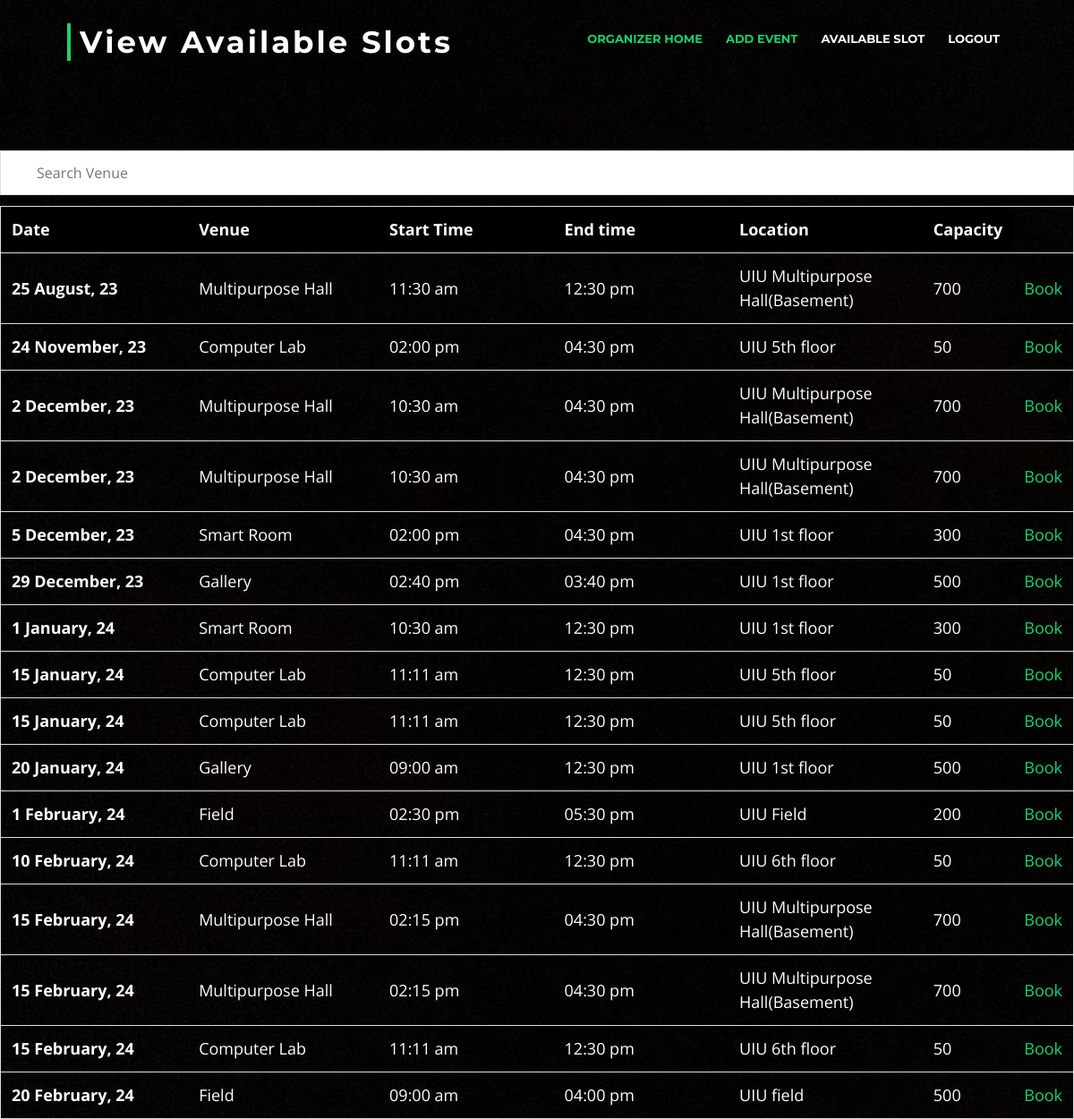
/viewslot.php, run on the app's committed database.
### tables this page shows
CREATE TABLE `slot` (
  `StartTime` time NOT NULL,
  `EndTime` time NOT NULL,
  `SlotID` int(11) NOT NULL,
  `EventDate` date NOT NULL,
  `VenueID` int(11) NOT NULL,
  `available` int(11) DEFAULT NULL
);

CREATE TABLE `venue_` (
  `VenueID` int(11) NOT NULL,
  `VenueName` varchar(100) NOT NULL,
  `VenueCapacity` int(11) NOT NULL,
  `VenueFileimg` varchar(100) DEFAULT NULL,
  `VenueLocation` varchar(100) NOT NULL
);

### viewslot.php (the view, shortened to what this page needs)
<?php
  $conn = mysqli_connect("localhost","root","","eventadministration") or die($conn);
?>
<!DOCTYPE html>
<html lang="en">
<head>
  <link href="lib/bootstrap/css/bootstrap.min.css" rel="stylesheet">
  <link href="lib/font-awesome/css/font-awesome.min.css" rel="stylesheet">
  <link href="lib/animate/animate.min.css" rel="stylesheet">
  <link href="lib/ionicons/css/ionicons.min.css" rel="stylesheet">
  <link href="lib/owlcarousel/assets/owl.carousel.min.css" rel="stylesheet">
  <link href="lib/lightbox/css/lightbox.min.css" rel="stylesheet">
  <link href="css/style.css" rel="stylesheet">
</head>
<body>
<br><br><br><br><br>
	<header id="header">
    <div class="container-fluid">
      <div id="logo" class="pull-left">
        <h1><a href="#intro" class="scrollto">View Available Slots</a></h1>
      </div>
      <?php
  $oid = $_GET["oid"];
    echo" <nav id='nav-menu-container'>
        <ul class='nav-menu'>
          <li class='menu-active'><a href='welcomeorganizer.php?oid=". $oid . "'>Organizer Home</a></li>
          <li class='menu-active'><a href='addevent.php?oid=". $oid . "'>Add Event</a></li>
          <li><a href='viewslot.php?oid=". $oid . "'>Available slot</a></li>
		  <li><a href='logout2.php'>Logout</a></li>
        </ul>
      </nav>";
      ?>
    </div>
	</header>
	<br><br>
  <input type="text" id="myInput" onkeyup="myFunction()" placeholder="Search Venue">
<table id="myTable">
  <tr class="header">
  <th style="width:20%;">Date</th>
    <th style="width:20%;">Venue</th>
    <th style="width:20%;">Start Time</th>
    <th style="width:20%;">End time</th>
    <th style="width:20%;">Location</th>
    <th style="width:20%;">Capacity</th>
  </tr>
  <?php
  $que = "SELECT EventDate,StartTime,EndTime,SlotID,VenueName,VenueLocation,VenueCapacity
  FROM slot join venue_ on slot.VenueID=venue_.VenueID
  WHERE available = 1
  order by EventDate asc";
  $res = mysqli_query($conn,$que);
  while($row = mysqli_fetch_assoc($res))
  {
    echo "<tr>
    <th scope='row'>". date('j F, y',strtotime($row['EventDate'])) . "</th>
    <td>". $row['VenueName'] . "</td>
    <td>". date('h:i a', strtotime($row['StartTime'])) . "</td>
    <td>". date('h:i a', strtotime($row['EndTime'])) . "</td>
    <td>". $row['VenueLocation'] . "</td>
    <td>". $row['VenueCapacity'] . "</td>
    <td>  <a href='bookevent.php?id=". $row['SlotID'] . "&oid=".$oid."'>Book</a> </td>
  </tr>";
  }
      ?>
</table>
</body>
</html>

### css/style.css (style rules this page uses)
body { color: #666666; font-family: "Open Sans", sans-serif; }
a { color: #18d26e; transition: 0.5s; }
h1, h2, h3, h4, h5, h6 { font-family: "Montserrat", sans-serif; font-weight: 400; margin: 0 0 20px 0; padding: 0; }
#header { padding: 30px 0; height: 92px; position: fixed; left: 0; top: 0; right: 0; transition: all 0.5s; z-index: 997; }
#header #logo { float: left; }
@media (min-width: 1024px) { #header #logo { padding-left: 60px; } }
#header #logo h1 { font-size: 34px; margin: 0; padding: 0; line-height: 1; font-family: "Montserrat", sans-serif; font-weight: 700; letter-spacing: 3px; }
#header #logo h1 a, #header #logo h1 a:hover { color: #fff; padding-left: 10px; border-left: 4px solid #18d26e; }
.nav-menu, .nav-menu * { margin: 0; padding: 0; list-style: none; }
.nav-menu li { position: relative; white-space: nowrap; }
.nav-menu > li { float: left; }
#nav-menu-container { float: right; margin: 0; }
@media (min-width: 1024px) { #nav-menu-container { padding-right: 60px; } }
.nav-menu a { padding: 0 8px 10px 8px; text-decoration: none; display: inline-block; color: #fff; font-family: "Montserrat", sans-serif; font-weight: 700; font-size: 13px; text-transform: uppercase; outline: none; }
.nav-menu li:hover > a, .nav-menu > .menu-active > a { color: #18d26e; }
.nav-menu > li { margin-left: 10px; }

### viewslot.php (style rules this page uses)
body { background: url("img/black.jpg"); background-size:cover; background-repeat:repeat-y; color:white; }
#myInput { background-image: url('/css/searchicon.png'); background-position: 10px 12px; background-repeat: no-repeat; width: 100%; font-size: 16px; padding: 12px 20px 12px 40px; border: 1px solid #ddd; margin-bottom: 12px; }
#myTable { border-collapse: collapse; width: 100%; border: 1px solid #ddd; font-size: 18px; }
#myTable th, #myTable td { text-align: left; padding: 12px; }
#myTable tr { border-bottom: 1px solid #ddd; }
#myTable tr.header, #myTable tr:hover { background-color: black; }

### data on the page
slot: EventDate "25 August, 23", VenueID.VenueName "Multipurpose Hall", StartTime "11:30 am", EndTime "12:30 pm", VenueID.VenueLocation "UIU Multipurpose Hall(Basement)", VenueID.VenueCapacity "700"
slot: EventDate "24 November, 23", VenueID.VenueName "Computer Lab", StartTime "02:00 pm", EndTime "04:30 pm", VenueID.VenueLocation "UIU 5th floor", VenueID.VenueCapacity "50"
slot: EventDate "2 December, 23", VenueID.VenueName "Multipurpose Hall", StartTime "10:30 am", EndTime "04:30 pm", VenueID.VenueLocation "UIU Multipurpose Hall(Basement)", VenueID.VenueCapacity "700"
slot: EventDate "2 December, 23", VenueID.VenueName "Multipurpose Hall", StartTime "10:30 am", EndTime "04:30 pm", VenueID.VenueLocation "UIU Multipurpose Hall(Basement)", VenueID.VenueCapacity "700"
slot: EventDate "5 December, 23", VenueID.VenueName "Smart Room", StartTime "02:00 pm", EndTime "04:30 pm", VenueID.VenueLocation "UIU 1st floor", VenueID.VenueCapacity "300"
slot: EventDate "29 December, 23", VenueID.VenueName "Gallery", StartTime "02:40 pm", EndTime "03:40 pm", VenueID.VenueLocation "UIU 1st floor", VenueID.VenueCapacity "500"
slot: EventDate "1 January, 24", VenueID.VenueName "Smart Room", StartTime "10:30 am", EndTime "12:30 pm", VenueID.VenueLocation "UIU 1st floor", VenueID.VenueCapacity "300"
slot: EventDate "15 January, 24", VenueID.VenueName "Computer Lab", StartTime "11:11 am", EndTime "12:30 pm", VenueID.VenueLocation "UIU 5th floor", VenueID.VenueCapacity "50"
slot: EventDate "15 January, 24", VenueID.VenueName "Computer Lab", StartTime "11:11 am", EndTime "12:30 pm", VenueID.VenueLocation "UIU 5th floor", VenueID.VenueCapacity "50"
slot: EventDate "20 January, 24", VenueID.VenueName "Gallery", StartTime "09:00 am", EndTime "12:30 pm", VenueID.VenueLocation "UIU 1st floor", VenueID.VenueCapacity "500"
slot: EventDate "1 February, 24", VenueID.VenueName "Field", StartTime "02:30 pm", EndTime "05:30 pm", VenueID.VenueLocation "UIU Field", VenueID.VenueCapacity "200"
slot: EventDate "10 February, 24", VenueID.VenueName "Computer Lab", StartTime "11:11 am", EndTime "12:30 pm", VenueID.VenueLocation "UIU 6th floor", VenueID.VenueCapacity "50"
slot: EventDate "15 February, 24", VenueID.VenueName "Multipurpose Hall", StartTime "02:15 pm", EndTime "04:30 pm", VenueID.VenueLocation "UIU Multipurpose Hall(Basement)", VenueID.VenueCapacity "700"
slot: EventDate "15 February, 24", VenueID.VenueName "Multipurpose Hall", StartTime "02:15 pm", EndTime "04:30 pm", VenueID.VenueLocation "UIU Multipurpose Hall(Basement)", VenueID.VenueCapacity "700"
slot: EventDate "15 February, 24", VenueID.VenueName "Computer Lab", StartTime "11:11 am", EndTime "12:30 pm", VenueID.VenueLocation "UIU 6th floor", VenueID.VenueCapacity "50"
slot: EventDate "20 February, 24", VenueID.VenueName "Field", StartTime "09:00 am", EndTime "04:00 pm", VenueID.VenueLocation "UIU field", VenueID.VenueCapacity "500"
